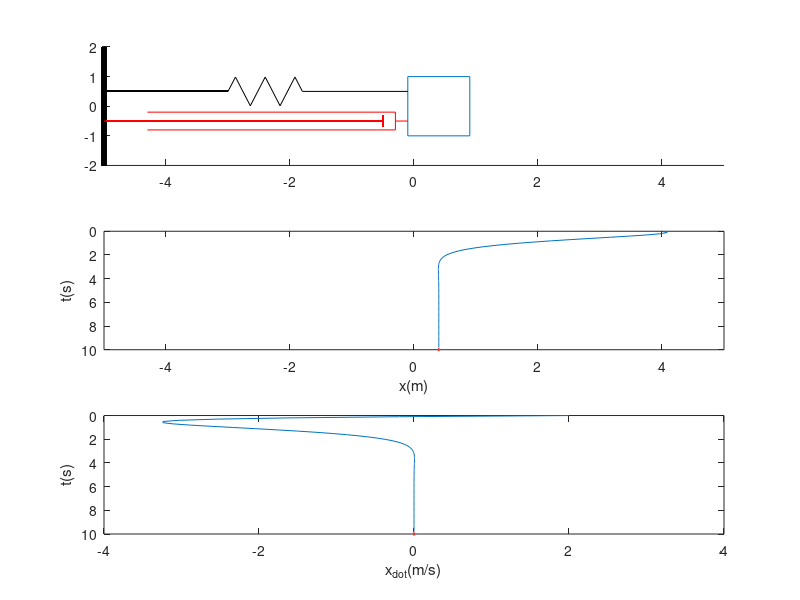
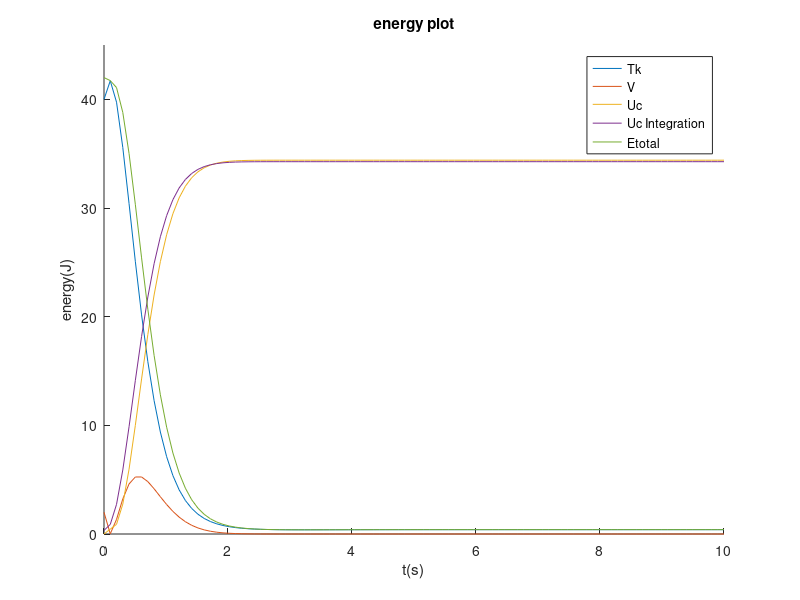

Here is the MATLAB script that generated these plots, in order:
%{ 
This is a spring-mass-damper system simulation
Differential equation : my'' + cy' + ky' = u
Transfer function : G(s)= Y(s)/U(s)= 1 / (ms^2 + cs + k)
State-space :
x  = [x1 ; x2]
x' = Ax + Bu
y  = Cx + Du

This code will show
1.spring-mass-damper animation graph
2.x(t),x_dot(t) plot
3.energy plot (kinetic, potential, damping losing, etc.)
%} 


%Restart
clear; % removes all variables from the workspace.
close; % deletes the current figure or the specified figure(s)
%clc;   % clears all input and output from the Command Window display


%Variable/Condition/State-space
m=1;
k=5;
c=4;
Spring_R=0.5;
t=linspace(0,10,100);  % you can change n=100 to n=500 or more to improve UcI accuracy
x0=4;
x0_dot=2;
u=2+0*t;
A=[0 1;-k/m -c/m];
B=[0;1/m];
C=[1 0;0 1];
D=[];
sys=ss(A,B,C,D);
[y,t]=lsim(sys,u,t,[x0;x0_dot]);


%Plot main figure
figure(1);
title('MassDamperSpring');    
for i=1:length(t)    
    %plot X verus t
    subplot(3,1,2);
    plot(y(:,1),t);
    set(gca,'ydir','reverse');
    axis([-5 5 0 10]);
    p0=[y(i,1) t(i)];
    p0_circ=viscircles(p0,0.01,'color','r');
    xlabel('x(m)');
    ylabel('t(s)');
    
    %plot X verus t
    subplot(3,1,3);
    plot(y(:,2),t);
    set(gca,'ydir','reverse');
    axis([-4 4 0 10]);
    p1=[y(i,2) t(i)];
    p1_circ=viscircles(p1,0.01,'color','r');
    xlabel('x_d_o_t(m/s)');
    ylabel('t(s)');
    
    %plot animation
    subplot(3,1,1);
    axis([-5 5 -2 2]);
    %set(gca,'xtick',[],'ytick',[]); %delete the info of axis
    
    %plot animation- ground
    ground_1=line([-5 -5],[-2 2],'color','k','linewidth',3);
    
    %plot animation- SquareMotion
    p1=[-0.5+y(i,1) -1];
    p2=[0.5+y(i,1) -1];
    p3=[0.5+y(i,1) 1];
    p4=[-0.5+y(i,1) 1];
    bottom=line([p1(1) p2(1)],[p1(2) p2(2)]);
    right=line([p2(1) p3(1)],[p2(2) p3(2)]);
    left=line([p3(1) p4(1)],[p3(2) p4(2)]);
    top=line([p4(1) p1(1)],[p4(2) p1(2)]);    

    %plot animation- SpringMotion
    p5=[-0.5+y(i,1) 0.5];
    p6=[(9*-3+(-2.2+y(i,1)))/10 0.5+sqrt(Spring_R.^2-((9*-3+-2.2+y(i,1))/10+3).^2)];
    p7=[(7*-3+3*(-2.2+y(i,1)))/10 0.5-sqrt(Spring_R.^2-(p6(1)+3).^2)];
    p8=[(5*-3+5*(-2.2+y(i,1)))/10 0.5+sqrt(Spring_R.^2-(p6(1)+3).^2)];
    p9=[(3*-3+7*(-2.2+y(i,1)))/10 0.5-sqrt(Spring_R.^2-(p6(1)+3).^2)];
    p10=[(-3+9*(-2.2+y(i,1)))/10 0.5+sqrt(Spring_R.^2-(p6(1)+3).^2)];
    
    spring_1=line([-5 -3],[0.5 0.5],'color','k'); %from ground
    spring_3=line([-3 p6(1)],[0.5 p6(2)],'color','k');
    spring_4=line([p6(1) p7(1)],[p6(2) p7(2)],'color','k');
    spring_5=line([p7(1) p8(1)],[p7(2) p8(2)],'color','k');
    spring_6=line([p8(1) p9(1)],[p8(2) p9(2)],'color','k');
    spring_7=line([p9(1) p10(1)],[p9(2) p10(2)],'color','k');
    spring_8=line([p10(1) -2.2+y(i,1)],[p10(2) p5(2)],'color','k');
    spring_2=line([-2.2+y(i,1) p5(1)],[0.5 p5(2)],'color','k'); %to block    
    
    %plot animation- DamperMotion
    p11=[-0.5+y(i,1) -0.5];
    damper_1=line([-5 -0.5],[-0.5 -0.5],'color','r');    %fixed
    damper_2=line([-0.5 -0.5],[-0.3 -0.7],'color','r');  %fixed
    damper_3=line([-0.7+y(i,1) p11(1)],[-0.5 p11(2)],'color','r');
    damper_4=line([-0.7+y(i,1) -0.7+y(i,1)],[-0.2 -0.8],'color','r'); 
    damper_5=line([-4.7+y(i,1) -0.7+y(i,1)],[-0.2 -0.2],'color','r'); %floor
    damper_6=line([-4.7+y(i,1) -0.7+y(i,1)],[-0.8 -0.8],'color','r'); %bottom
    pause(0.001);
    if(i~=length(t))
        delete(bottom);
        delete(right);
        delete(left);
        delete(top);
        delete(spring_2);
        delete(spring_3);
        delete(spring_4);
        delete(spring_5);
        delete(spring_6);
        delete(spring_7);
        delete(spring_8);
        delete(damper_3);
        delete(damper_4);
        delete(damper_5);
        delete(damper_6);
    end
end
hold off;

%Energy function & calculation
Tk=0.5*k*(y(:,1)).^2;   %Spring Potential Energy
V=0.5*m*(y(:,2)).^2;    %Kinetic energy
UcI=zeros(1,length(t)); %Damping causing energy by trapezoidal integration
Uc=zeros(1,length(t));  %Damping causing energy
Et=zeros(1,length(t));  

for i=1:length(t)
    % calculate damping causing energy by trapezoidal integration
     if(i==length(t))
         UcI(i)=UcI(i-1);
     elseif(i==1)
         UcI(i)=0+c*(t(i+1)-t(i))*((y(i,2)+y(i+1,2))/2).^2;
     else
         UcI(i)=UcI(i-1)+c*(t(i+1)-t(i))*(y(i,2).^2+y(i+1,2).^2)/2;
     end
    % calculate damping causing energy by subtraction
    Et(i)=Tk(i,1)+V(i,1);
    Uc(i)=Et(1)+u(i)*(y(i,1)-4)-Et(i);
end

%Plot energy figure 
figure(2);
xlabel('t(s)');ylabel('energy(J)');title('energy plot');
hold on;
plot(t,Tk);
plot(t,V);
plot(t,Uc(1,:));
plot(t,UcI(1,:));
plot(t,Et(1,:));
legend('Tk','V','Uc','Uc Integration','Etotal');
axis([0 10 0 45]);

for i=1:length(t)
    p0=[t(i) Tk(i,1)];
    p1=[t(i) V(i,1)];
    p2=[t(i) Uc(i)];
    p3=[t(i) Et(i)];
    Tk_circ=viscircles(p0,0.05,'color','k');
    V_circ=viscircles(p1,0.05,'color','k');
    Uc_circ=viscircles(p2,0.05,'color','k');
    Et_circ=viscircles(p3,0.05,'color','k');
    pause(0.001);
    delete(Tk_circ);
    delete(V_circ);
    delete(Uc_circ);
    delete(Et_circ);
end